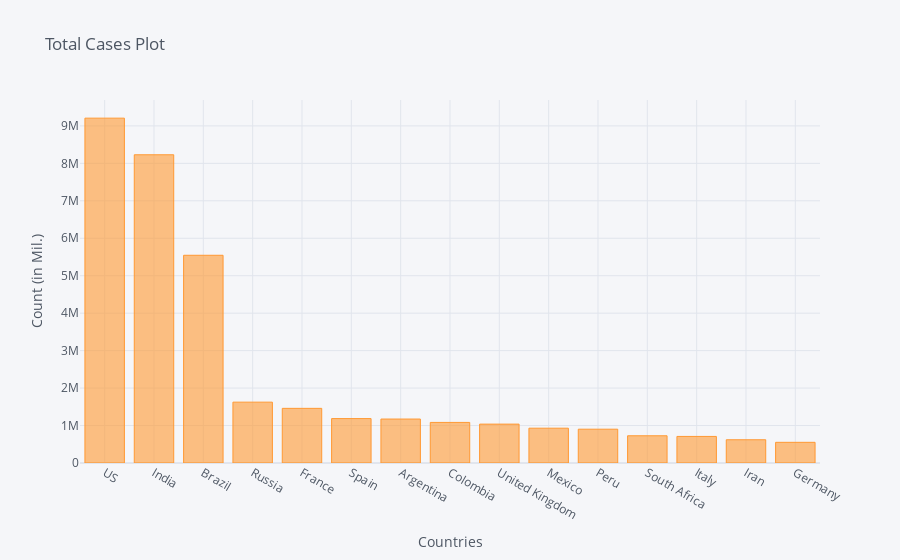

The cell this chart's notebook holds for it:
### Code cell
corona_dframe_agg_plot.iplot(kind='bar', x='Country/Region', y='11/1/20',
                             title='Total Cases Plot',xTitle='Countries',yTitle='Count (in Mil.)')

### Figure 1 — Plotly figure (JSON) as saved in the notebook; plotly's stock layout.template omitted (floating-point values rounded to 4 significant figures)
{"data": [{"marker": {"color": "rgba(255, 153, 51, 0.6)", "line": {"color": "rgba(255, 153, 51, 1.0)", "width": 1}}, "name": "11/1/20", "orientation": "v", "text": "", "type": "bar", "x": ["US", "India", "Brazil", "Russia", "France", "Spain", "Argentina", "Colombia", "United Kingdom", "Mexico", "Peru", "South Africa", "Italy", "Iran", "Germany"], "y": [9206975, 8229313, 5545705, 1624648, 1458999, 1185678, 1173533, 1083321, 1038054, 929392, 902503, 726823, 709335, 620491, 552060]}], "layout": {"legend": {"bgcolor": "#F5F6F9", "font": {"color": "#4D5663"}}, "paper_bgcolor": "#F5F6F9", "plot_bgcolor": "#F5F6F9", "title": {"font": {"color": "#4D5663"}, "text": "Total Cases Plot"}, "xaxis": {"gridcolor": "#E1E5ED", "showgrid": true, "tickfont": {"color": "#4D5663"}, "title": {"font": {"color": "#4D5663"}, "text": "Countries"}, "zerolinecolor": "#E1E5ED"}, "yaxis": {"gridcolor": "#E1E5ED", "showgrid": true, "tickfont": {"color": "#4D5663"}, "title": {"font": {"color": "#4D5663"}, "text": "Count (in Mil.)"}, "zerolinecolor": "#E1E5ED"}}}
